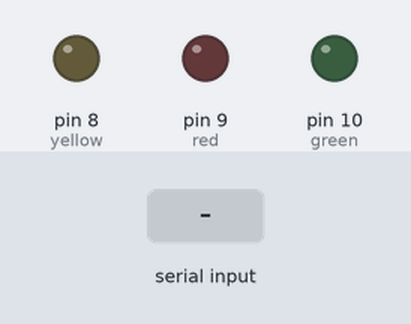
Bench run of a sketch on a simulated Arduino Uno, built with avr-gcc and run on an emulated ATmega328P. Parts: output pins drawn as LEDs (lit = HIGH). The inputs (shaded band) are chosen by the test bench.

Above: at 1.2 s.
1.3 s: "redon\n" received over Serial
At 2.2 s:
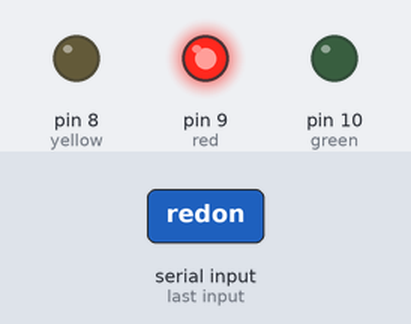
2.8 s: "greenon\n" received over Serial
At 3.4 s:
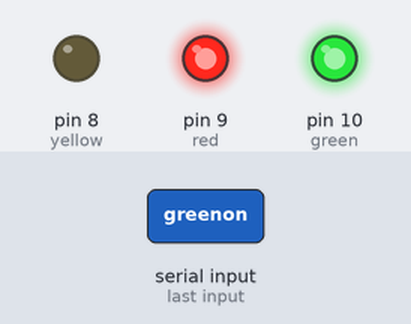
4.3 s: "redoff\n" received over Serial
At 5.5 s:
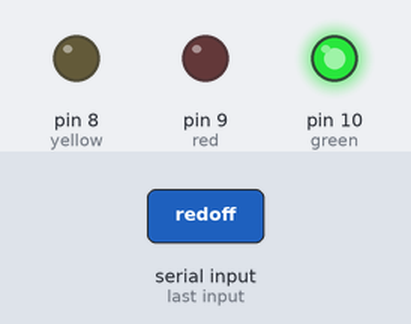
5.8 s: "yellowon\n" received over Serial
At 6.9 s:
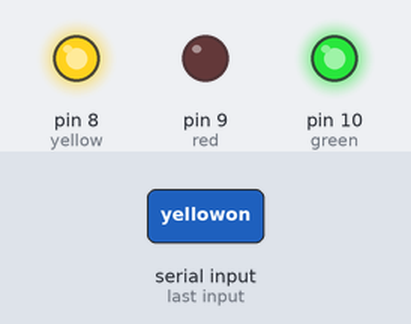
7.3 s: "greenoff\n" received over Serial
At 8.0 s:
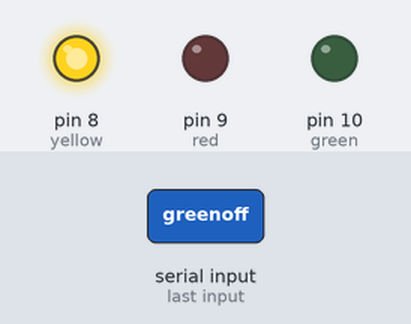
8.8 s: "allon\n" received over Serial
At 9.1 s:
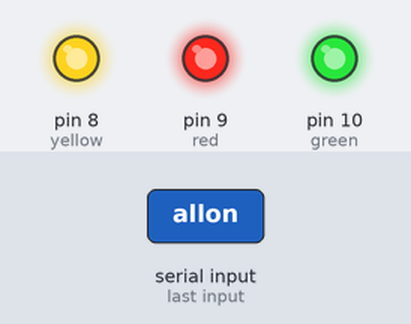
Timing chart, 0 to 11.3 s (numbered marks = the images above; inputs shaded):
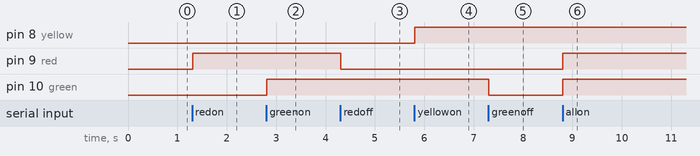

Measured:
- after the input at 1.3 s, pin 9 (red): LOW → HIGH at once
- after the input at 2.8 s, pin 10 (green): LOW → HIGH at once
- after the input at 4.3 s, pin 9 (red): HIGH → LOW at once
- after the input at 5.8 s, pin 8 (yellow): LOW → HIGH at once
- after the input at 7.3 s, pin 10 (green): HIGH → LOW at once
- after the input at 8.8 s, pin 9 (red), pin 10 (green): LOW → HIGH at once

The sketch:

abc.ino
```cpp
#include <Wire.h>

int yellow = 8;
int red = 9;
int green = 10;

void setup()
{
  Serial.begin(9600);

  pinMode(yellow,OUTPUT);
  pinMode(red,OUTPUT);
  pinMode(green,OUTPUT);
}
String cmd;
void loop()
{
    if (Serial.available() > 0) {

      cmd = Serial.readStringUntil('\n');

    if (cmd == "redon") {
      digitalWrite(red,HIGH);
    }
    else if (cmd == "redoff") {
      digitalWrite(red,LOW);
    }
    else if (cmd == "greenon") {
      digitalWrite(green,HIGH);
    }
    else if (cmd == "greenoff") {
      digitalWrite(green,LOW);
    }
    else if (cmd == "yellowon") {
      digitalWrite(yellow,HIGH);
    }
    else if (cmd == "yellowoff") {
      digitalWrite(yellow,LOW);
    }
    else if (cmd == "allon") {
      digitalWrite(red,HIGH);
      digitalWrite(green,HIGH);
      digitalWrite(yellow,HIGH);
    }
    else if (cmd == "alloff") {
      digitalWrite(red,LOW);
      digitalWrite(green,LOW);
      digitalWrite(yellow,LOW);
    }
    else {
       Serial.write("invald input");
    }
  }
}
```
